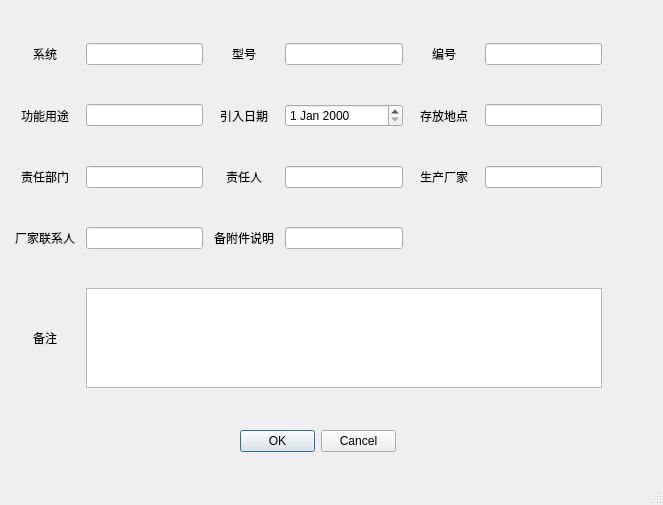
<?xml version="1.0" encoding="UTF-8"?>
<ui version="4.0">
 <class>AddInfo</class>
 <widget class="QMainWindow" name="AddInfo">
  <property name="geometry">
   <rect>
    <x>0</x>
    <y>0</y>
    <width>663</width>
    <height>505</height>
   </rect>
  </property>
  <property name="windowTitle">
   <string>MainWindow</string>
  </property>
  <widget class="QWidget" name="centralwidget">
   <widget class="QDialogButtonBox" name="buttonBox">
    <property name="geometry">
     <rect>
      <x>240</x>
      <y>430</y>
      <width>156</width>
      <height>23</height>
     </rect>
    </property>
    <property name="standardButtons">
     <set>QDialogButtonBox::Cancel|QDialogButtonBox::Ok</set>
    </property>
   </widget>
   <widget class="QWidget" name="gridLayoutWidget">
    <property name="geometry">
     <rect>
      <x>10</x>
      <y>10</y>
      <width>592</width>
      <height>411</height>
     </rect>
    </property>
    <layout class="QGridLayout" name="gridLayout">
     <item row="2" column="0">
      <widget class="QLabel" name="label_7">
       <property name="text">
        <string>责任部门</string>
       </property>
       <property name="alignment">
        <set>Qt::AlignCenter</set>
       </property>
      </widget>
     </item>
     <item row="2" column="1">
      <widget class="QLineEdit" name="man_department"/>
     </item>
     <item row="4" column="0">
      <widget class="QLabel" name="label_9">
       <property name="minimumSize">
        <size>
         <width>0</width>
         <height>100</height>
        </size>
       </property>
       <property name="maximumSize">
        <size>
         <width>16777215</width>
         <height>100</height>
        </size>
       </property>
       <property name="text">
        <string>备注</string>
       </property>
       <property name="alignment">
        <set>Qt::AlignCenter</set>
       </property>
      </widget>
     </item>
     <item row="0" column="1">
      <widget class="QLineEdit" name="man_sys"/>
     </item>
     <item row="1" column="2">
      <widget class="QLabel" name="label_5">
       <property name="text">
        <string>引入日期</string>
       </property>
       <property name="alignment">
        <set>Qt::AlignCenter</set>
       </property>
      </widget>
     </item>
     <item row="1" column="0">
      <widget class="QLabel" name="label_4">
       <property name="text">
        <string>功能用途</string>
       </property>
       <property name="alignment">
        <set>Qt::AlignCenter</set>
       </property>
      </widget>
     </item>
     <item row="0" column="0">
      <widget class="QLabel" name="label">
       <property name="minimumSize">
        <size>
         <width>70</width>
         <height>0</height>
        </size>
       </property>
       <property name="text">
        <string>系统</string>
       </property>
       <property name="alignment">
        <set>Qt::AlignCenter</set>
       </property>
      </widget>
     </item>
     <item row="0" column="4">
      <widget class="QLabel" name="label_2">
       <property name="text">
        <string>编号</string>
       </property>
       <property name="alignment">
        <set>Qt::AlignCenter</set>
       </property>
      </widget>
     </item>
     <item row="0" column="2">
      <widget class="QLabel" name="label_3">
       <property name="text">
        <string>型号</string>
       </property>
       <property name="alignment">
        <set>Qt::AlignCenter</set>
       </property>
      </widget>
     </item>
     <item row="1" column="1">
      <widget class="QLineEdit" name="man_porpuse"/>
     </item>
     <item row="1" column="5">
      <widget class="QLineEdit" name="man_place"/>
     </item>
     <item row="1" column="4">
      <widget class="QLabel" name="label_6">
       <property name="text">
        <string>存放地点</string>
       </property>
       <property name="alignment">
        <set>Qt::AlignCenter</set>
       </property>
      </widget>
     </item>
     <item row="2" column="4">
      <widget class="QLabel" name="label_10">
       <property name="minimumSize">
        <size>
         <width>70</width>
         <height>0</height>
        </size>
       </property>
       <property name="maximumSize">
        <size>
         <width>70</width>
         <height>16777215</height>
        </size>
       </property>
       <property name="text">
        <string>生产厂家</string>
       </property>
       <property name="alignment">
        <set>Qt::AlignCenter</set>
       </property>
      </widget>
     </item>
     <item row="2" column="2">
      <widget class="QLabel" name="label_8">
       <property name="minimumSize">
        <size>
         <width>70</width>
         <height>0</height>
        </size>
       </property>
       <property name="maximumSize">
        <size>
         <width>70</width>
         <height>16777215</height>
        </size>
       </property>
       <property name="text">
        <string>责任人</string>
       </property>
       <property name="alignment">
        <set>Qt::AlignCenter</set>
       </property>
      </widget>
     </item>
     <item row="0" column="5">
      <widget class="QLineEdit" name="man_num"/>
     </item>
     <item row="0" column="3">
      <widget class="QLineEdit" name="man_model"/>
     </item>
     <item row="2" column="3">
      <widget class="QLineEdit" name="man_persion"/>
     </item>
     <item row="2" column="5">
      <widget class="QLineEdit" name="man_mfrs"/>
     </item>
     <item row="3" column="1">
      <widget class="QLineEdit" name="man_mfrspersion"/>
     </item>
     <item row="3" column="0">
      <widget class="QLabel" name="label_11">
       <property name="text">
        <string>厂家联系人</string>
       </property>
       <property name="alignment">
        <set>Qt::AlignCenter</set>
       </property>
      </widget>
     </item>
     <item row="4" column="1" colspan="5">
      <widget class="QTextEdit" name="man_remarks">
       <property name="minimumSize">
        <size>
         <width>0</width>
         <height>100</height>
        </size>
       </property>
       <property name="maximumSize">
        <size>
         <width>16777215</width>
         <height>100</height>
        </size>
       </property>
      </widget>
     </item>
     <item row="1" column="3">
      <widget class="QDateEdit" name="man_impTime"/>
     </item>
     <item row="3" column="2">
      <widget class="QLabel" name="label_12">
       <property name="text">
        <string>备附件说明</string>
       </property>
       <property name="alignment">
        <set>Qt::AlignCenter</set>
       </property>
      </widget>
     </item>
     <item row="3" column="3">
      <widget class="QLineEdit" name="man_enclosure"/>
     </item>
    </layout>
   </widget>
  </widget>
  <widget class="QMenuBar" name="menubar">
   <property name="geometry">
    <rect>
     <x>0</x>
     <y>0</y>
     <width>663</width>
     <height>23</height>
    </rect>
   </property>
  </widget>
  <widget class="QStatusBar" name="statusbar"/>
 </widget>
 <resources/>
 <connections/>
</ui>
